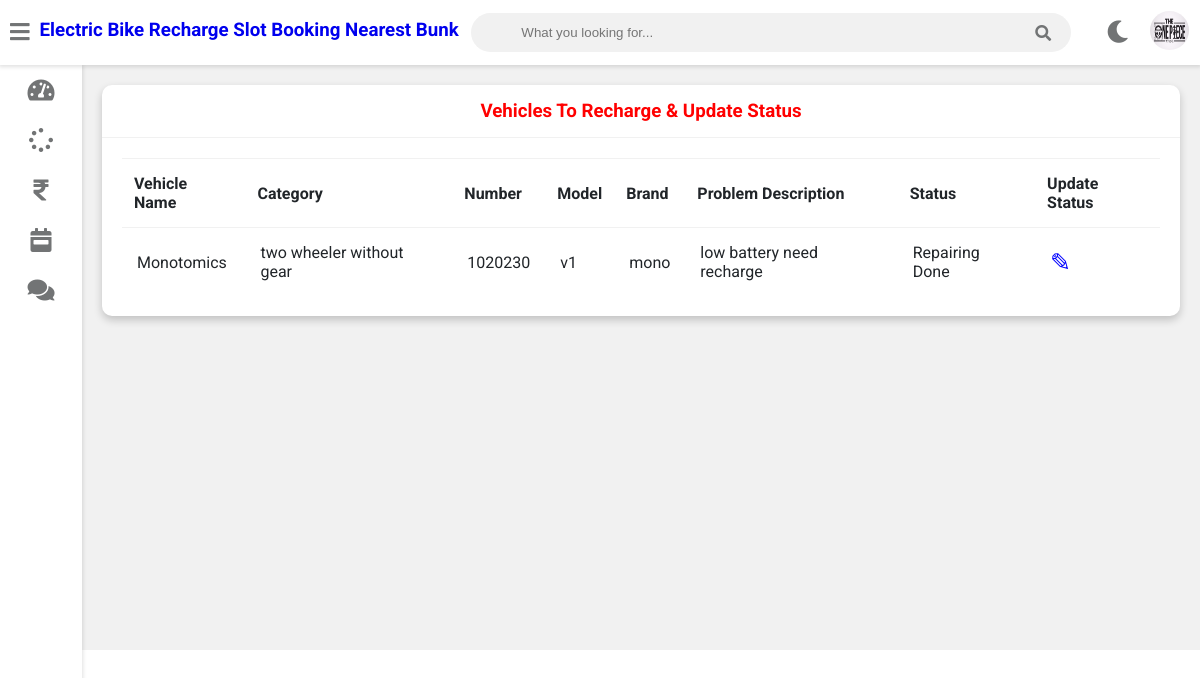
Screenshot of /mechanic-work-assigned (signed in) with the database file from the repository.
### vehicle/models.py (models this page shows, shortened)
class Mechanic(models.Model):
    user=models.OneToOneField(User,on_delete=models.CASCADE)
    profile_pic= models.ImageField(upload_to='profile_pic/MechanicProfilePic/',null=True,blank=True)
    address = models.CharField(max_length=40)
    mobile = models.CharField(max_length=20,null=False)
    skill = models.CharField(max_length=500,null=True)
    salary=models.PositiveIntegerField(null=True)
    status=models.BooleanField(default=False)

class Request(models.Model):
    cat=(('two wheeler with gear','two wheeler with gear'),('two wheeler without gear','two wheeler without gear'))
    category=models.CharField(max_length=50,choices=cat)
    vehicle_no=models.PositiveIntegerField(null=False)
    vehicle_name = models.CharField(max_length=40,null=False)
    vehicle_model = models.CharField(max_length=40,null=False)
    vehicle_brand = models.CharField(max_length=40,null=False)
    problem_description = models.CharField(max_length=500,null=False)
    date=models.DateField(auto_now=True)
    cost=models.PositiveIntegerField(null=True)
    customer=models.ForeignKey('Customer', on_delete=models.CASCADE,null=True)
    mechanic=models.ForeignKey('Mechanic',on_delete=models.CASCADE,null=True)
    stat=(('Pending','Pending'),('Approved','Approved'),('Recharging','Recharging'),('Recharging Done','Recharging Done'),('Released','Released'))
    status=models.CharField(max_length=50,choices=stat,default='Pending',null=True)

### vehicle/views.py (the view)
# urls.py: path('mechanic-work-assigned', views.mechanic_work_assigned_view,name='mechanic-work-assigned'),
@login_required(login_url='mechaniclogin')
@user_passes_test(is_mechanic)
def mechanic_work_assigned_view(request):
    mechanic=models.Mechanic.objects.get(user_id=request.user.id)
    works=models.Request.objects.all().filter(mechanic_id=mechanic.id)
    return render(request,'vehicle/mechanic_work_assigned.html',{'works':works,'mechanic':mechanic})

### vehicle/views.py (called while the page is built)
def is_mechanic(user):
    return user.groups.filter(name='MECHANIC').exists()

### templates/vehicle/mechanic_work_assigned.html
{% extends 'vehicle/mechanicbase.html' %}
{% block content %}
{% load static %}
	<div class="wrapper">
		<div class="row">
			<div class="col-12 col-m-12 col-sm-12">
				<div class="card">
					<div class="card-header">
						<h3 style="color:red; text-align:center" >Vehicles To Recharge & Update Status
						</h3>
					</div>
					<div class="card-content">
						<table>
							<thead>
                <tr>
                  <th>Vehicle Name</th>
                  <th>Category</th>
                  <th>Number</th>
                  <th>Model</th>
                  <th>Brand</th>
                  <th>Problem Description</th>
                  <th>Status</th>
                  <th>Update Status</th>
                </tr>
							</thead>
							<tbody>
              {% for w in works %}
                <tr>
                  <td> {{w.vehicle_name}}</td>
                  <td> {{w.category}}</td>
                  <td> {{w.vehicle_no}}</td>
                  <td> {{w.vehicle_model}}</td>
                  <td> {{w.vehicle_brand}}</td>
                  <td> {{w.problem_description}}</td>
                  <td>{{w.status}}</td>
                  <td><a  style="color:blue; text-decoration:none;font-size:25px;" href="{% url 'mechanic-update-status' w.id  %}">&#9998;</a></td>
                </tr>
                {% endfor %}
							</tbody>
						</table>
					</div>
				</div>
			</div>
		</div>
<br><br><br><br><br><br><br><br><br><br><br><br><br><br><br><br>
	</div>
{% endblock content %}

### templates/vehicle/mechanicbase.html (shortened to what this page needs)
<!DOCTYPE html>
{% load static %}
<html>
<head>
	<link rel="stylesheet" type="text/css" href="https://cdnjs.cloudflare.com/ajax/libs/Chart.js/2.9.3/Chart.min.css">
	<link rel="stylesheet" type="text/css" href="{% static "fontawesome-free/css/all.min.css" %}">
	<link rel="stylesheet" type="text/css" href="{% static "style.css" %}">
</head>
<body class="overlay-scrollbar">
	<div class="navbar">
		<ul class="navbar-nav">
			<li class="nav-item">
				<a class="nav-link">
					<i class="fas fa-bars" onclick="collapseSidebar()"></i>
				</a>
			</li>
			<li class="nav-item">
				<a style="text-decoration:none;"href="/mechanic-dashboard"><h3>Electric Bike Recharge Slot Booking Nearest Bunk</h3></a>
			</li>
		</ul>
		<form class="navbar-search">
			<input type="text" name="Search" class="navbar-search-input" placeholder="What you looking for...">
			<i class="fas fa-search"></i>
		</form>
		<ul class="navbar-nav nav-right">
			<li class="nav-item mode">
				<a class="nav-link" href="#" onclick="switchTheme()">
					<i class="fas fa-moon dark-icon"></i>
				</a>
			</li>
			<li class="nav-item avt-wrapper">
				<div class="avt dropdown">
					<img src="{% static mechanic.profile_pic.url %} " alt="User image" class="dropdown-toggle" data-toggle="user-menu">
				</div>
			</li>
		</ul>
	</div>
	<div class="sidebar">
		<ul class="sidebar-nav">
			<li class="sidebar-nav-item">
				<a href="/mechanic-dashboard" class="sidebar-nav-link">
					<div>
						<i class="fas fa-tachometer-alt"></i>
					</div>
				</a>
			</li>
			<li  class="sidebar-nav-item">
				<a href="/mechanic-work-assigned" class="sidebar-nav-link">
					<div>
						<i class="fas fa-spinner"></i>
					</div>
				</a>
			</li>
			<li  class="sidebar-nav-item">
				<a href="/mechanic-salary" class="sidebar-nav-link">
					<div>
						<i class="fas fa-rupee-sign"></i>
					</div>
				</a>
			</li>
			<li  class="sidebar-nav-item">
				<a href="/mechanic-attendance" class="sidebar-nav-link">
					<div>
						<i class="fas fa-calendar-week"></i>
					</div>
				</a>
			</li>
			<li  class="sidebar-nav-item">
				<a href="/mechanic-feedback" class="sidebar-nav-link">
					<div>
					<i class="fas fa-comments"></i>
					</div>
				</a>
			</li>
		</ul>
	</div>
<div>
	<div class="content">
		{% block content %}
		{% endblock content %}
	</div>
</div>
</body>
</html>

### static/style.css (style rules this page uses)
:root { --primary-color: #4834d4; --success-color: #6ab04c; --warning-color: #f0932b; --danger-color: #eb4d4b; --light-color: #212529; --light-second-color: #727475; --light-background: #ffffff; --light-second-background: #f1f1f1; --dark-color: #909090; --dark-second-color: #f5f6fa; --dark-background: #23242D; --dark-second-background: #181818; }
.light { --main-bg-color: var(--light-background); --second-bg-color: var(--light-second-background); --main-color: var(--light-color); --second-color: var(--light-second-color); }
* { box-sizing: border-box; }
body { font-family: 'Roboto', sans-serif; background: var(--main-bg-color); color: var(--main-color); margin: 0; }
.navbar { display: flex; flex-direction: row; background: var(--main-bg-color); color: var(--main-color); position: fixed; top: 0; right: 0; left: 0; z-index: 101; box-shadow: rgba(0,0,0,0.12) 0px 1px 4px 1px; }
.navbar-nav { list-style: none; display: flex; flex-direction: row; padding-left: 0; margin-bottom: 0; margin-top: 0; }
.nav-link { float: left; text-align: center; padding: 21px 10px; text-decoration: none; font-size: 17px; color: var(--second-color); position: relative; }
.navbar-nav i { font-size: 1.4rem; }
.nav-right { margin-left: auto; }
.navbar-search { position: relative; margin: auto; width: 50%; }
.navbar-search input { background: var(--second-bg-color); border: none; padding: 12px 50px 12px 50px; width: 100%; outline: none; color: var(--main-color); border-radius: 20px; }
.navbar-search i { position: absolute; top: 50%; right: 20px; transform: translateY(-50%); color: var(--second-color); cursor: pointer; }
.avt img { width: 39px; height: 39px; border-radius: 50%; }
.avt { padding: 11px }
.dropdown { position: relative; }
.wrapper { padding: 10px; margin-left: 82px; padding-top: 75px; background: var(--second-bg-color); transition: margin-left .5s; }
.sidebar { width: 82px; height: 100vh; position: fixed; margin-top: 65px; background: var(--main-bg-color); box-shadow: rgba(0,0,0,0.12) 0px 1px 4px 1px; overflow: hidden; z-index: 100; transition: width .5s; }
.sidebar-nav { list-style: none; padding: 0; margin: 0; display: flex; flex-direction: column; align-items: center; height: 100vh; }
.sidebar-nav-item { width: 100%; }
.sidebar-nav-link { display: flex; align-items: center; color: var(--main-color); text-decoration: none; }
.sidebar-nav-link i { font-size: 1.5rem; color: var(--second-color); position: absolute; left: 50%; top: 50%; transform: translate(-50%, -50%); }
.sidebar-nav-link div { min-width: 82px; height: 50px; position: relative; }
.row { display: flex; flex-wrap: wrap; flex-direction: row; }
.row:after, .row:before { box-sizing: border-box; }
[class*="col-"] { padding: 10px; }
@media only screen and (min-width: 600px) { .col-sm-12 { width: 100%; } }
@media only screen and (min-width: 768px) { .col-m-12 { width: 100%; } }
@media only screen and (min-width: 992px) { .col-12 { width: 100%; } }
.card { background: var(--main-bg-color); color: var(--main-color); border-radius: 10px; margin-bottom: 10px; box-shadow: 0 4px 8px 0 rgba(0,0,0,0.2); }
.card-header { padding: 15px 30px; border-bottom: 1px solid var(--second-bg-color); position: relative; }
.card-header h3 { margin: 0; }
.card-content { padding: 20px; overflow-x: auto; }
table { border-collapse: collapse; width: 100%; }
table td { border-top: 1px solid var(--second-bg-color); padding: 15px; }
table th { border-top: 1px solid var(--second-bg-color); border-bottom: 1px solid var(--second-bg-color); padding: 15px 12px; text-align: left; }

### rows the page displays
Mechanic: profile_pic (picture)
Request: vehicle_name "Monotomics", category "two wheeler without gear", vehicle_no "1020230", vehicle_model "v1", vehicle_brand "mono", problem_description "low battery need recharge", status "Repairing Done"
